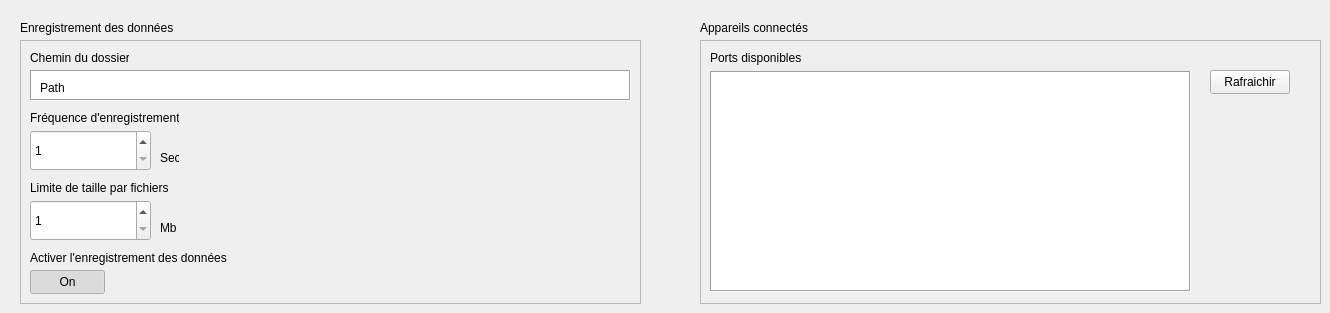
    <widget class="QWidget" name="Paramtres">
     <attribute name="icon">
      <iconset theme="applications-development"/>
     </attribute>
     <attribute name="title">
      <string>Paramètres</string>
     </attribute>
     <widget class="QWidget" name="widget" native="true">
      <property name="geometry">
       <rect>
        <x>20</x>
        <y>20</y>
        <width>621</width>
        <height>284</height>
       </rect>
      </property>
      <widget class="QFrame" name="frame">
       <property name="geometry">
        <rect>
         <x>0</x>
         <y>20</y>
         <width>621</width>
         <height>264</height>
        </rect>
       </property>
       <property name="frameShape">
        <enum>QFrame::Shape::StyledPanel</enum>
       </property>
       <property name="frameShadow">
        <enum>QFrame::Shadow::Raised</enum>
       </property>
       <widget class="QLabel" name="label_43">
        <property name="geometry">
         <rect>
          <x>10</x>
          <y>10</y>
          <width>99</width>
          <height>16</height>
         </rect>
        </property>
        <property name="text">
         <string>Chemin du dossier</string>
        </property>
       </widget>
       <widget class="QWidget" name="numInput_14" native="true">
        <property name="geometry">
         <rect>
          <x>10</x>
          <y>70</y>
          <width>149</width>
          <height>61</height>
         </rect>
        </property>
        <widget class="QLabel" name="label_56">
         <property name="geometry">
          <rect>
           <x>0</x>
           <y>0</y>
           <width>149</width>
           <height>16</height>
          </rect>
         </property>
         <property name="text">
          <string>Fréquence d'enregistrement</string>
         </property>
        </widget>
        <widget class="QSpinBox" name="spinBox_logFrequency">
         <property name="geometry">
          <rect>
           <x>0</x>
           <y>20</y>
           <width>121</width>
           <height>41</height>
          </rect>
         </property>
         <property name="buttonSymbols">
          <enum>QAbstractSpinBox::ButtonSymbols::UpDownArrows</enum>
         </property>
         <property name="minimum">
          <number>1</number>
         </property>
        </widget>
        <widget class="QLabel" name="label_57">
         <property name="geometry">
          <rect>
           <x>130</x>
           <y>40</y>
           <width>19</width>
           <height>16</height>
          </rect>
         </property>
         <property name="text">
          <string>Sec</string>
         </property>
        </widget>
       </widget>
       <widget class="QWidget" name="numInput_13" native="true">
        <property name="geometry">
         <rect>
          <x>10</x>
          <y>140</y>
          <width>148</width>
          <height>61</height>
         </rect>
        </property>
        <widget class="QLabel" name="label_52">
         <property name="geometry">
          <rect>
           <x>0</x>
           <y>0</y>
           <width>139</width>
           <height>16</height>
          </rect>
         </property>
         <property name="text">
          <string>Limite de taille par fichiers</string>
         </property>
        </widget>
        <widget class="QSpinBox" name="spinBox_fileSizeLimit">
         <property name="geometry">
          <rect>
           <x>0</x>
           <y>20</y>
           <width>121</width>
           <height>41</height>
          </rect>
         </property>
         <property name="buttonSymbols">
          <enum>QAbstractSpinBox::ButtonSymbols::UpDownArrows</enum>
         </property>
         <property name="minimum">
          <number>1</number>
         </property>
        </widget>
        <widget class="QLabel" name="label_55">
         <property name="geometry">
          <rect>
           <x>130</x>
           <y>40</y>
           <width>18</width>
           <height>16</height>
          </rect>
         </property>
         <property name="text">
          <string>Mb</string>
         </property>
        </widget>
       </widget>
       <widget class="QLabel" name="label_44">
        <property name="geometry">
         <rect>
          <x>10</x>
          <y>210</y>
          <width>197</width>
          <height>16</height>
         </rect>
        </property>
        <property name="text">
         <string>Activer l'enregistrement des données</string>
        </property>
       </widget>
       <widget class="QPushButton" name="pushButton_LogOnOff">
        <property name="geometry">
         <rect>
          <x>10</x>
          <y>230</y>
          <width>75</width>
          <height>24</height>
         </rect>
        </property>
        <property name="text">
         <string>On</string>
        </property>
        <property name="checkable">
         <bool>true</bool>
        </property>
        <property name="checked">
         <bool>true</bool>
        </property>
       </widget>
       <widget class="QTextBrowser" name="textBrowser_logPath">
        <property name="geometry">
         <rect>
          <x>10</x>
          <y>30</y>
          <width>601</width>
          <height>31</height>
         </rect>
        </property>
        <property name="frameShape">
         <enum>QFrame::Shape::Box</enum>
        </property>
        <property name="frameShadow">
         <enum>QFrame::Shadow::Sunken</enum>
        </property>
        <property name="horizontalScrollBarPolicy">
         <enum>Qt::ScrollBarPolicy::ScrollBarAsNeeded</enum>
        </property>
        <property name="documentTitle">
         <string/>
        </property>
       </widget>
       <widget class="QLabel" name="label_logPath">
        <property name="geometry">
         <rect>
          <x>20</x>
          <y>40</y>
          <width>581</width>
          <height>16</height>
         </rect>
        </property>
        <property name="text">
         <string>Path</string>
        </property>
        <property name="scaledContents">
         <bool>false</bool>
        </property>
       </widget>
      </widget>
      <widget class="QLabel" name="label">
       <property name="geometry">
        <rect>
         <x>0</x>
         <y>0</y>
         <width>161</width>
         <height>16</height>
        </rect>
       </property>
       <property name="text">
        <string>Enregistrement des données</string>
       </property>
      </widget>
     </widget>
     <widget class="QWidget" name="widget_2" native="true">
      <property name="geometry">
       <rect>
        <x>700</x>
        <y>20</y>
        <width>621</width>
        <height>284</height>
       </rect>
      </property>
      <widget class="QFrame" name="frame_5">
       <property name="geometry">
        <rect>
         <x>0</x>
         <y>20</y>
         <width>621</width>
         <height>264</height>
        </rect>
       </property>
       <property name="frameShape">
        <enum>QFrame::Shape::StyledPanel</enum>
       </property>
       <property name="frameShadow">
        <enum>QFrame::Shadow::Raised</enum>
       </property>
       <widget class="QLabel" name="label_51">
        <property name="geometry">
         <rect>
          <x>10</x>
          <y>10</y>
          <width>171</width>
          <height>16</height>
         </rect>
        </property>
        <property name="text">
         <string>Ports disponibles</string>
        </property>
       </widget>
       <widget class="QPushButton" name="pushButton_Refresh">
        <property name="geometry">
         <rect>
          <x>510</x>
          <y>30</y>
          <width>80</width>
          <height>24</height>
         </rect>
        </property>
        <property name="text">
         <string>Rafraichir</string>
        </property>
        <property name="checkable">
         <bool>false</bool>
        </property>
        <property name="checked">
         <bool>false</bool>
        </property>
       </widget>
       <widget class="QListWidget" name="listWidget_PortList">
        <property name="geometry">
         <rect>
          <x>10</x>
          <y>31</y>
          <width>481</width>
          <height>221</height>
         </rect>
        </property>
        <property name="frameShape">
         <enum>QFrame::Shape::Box</enum>
        </property>
       </widget>
      </widget>
      <widget class="QLabel" name="label_22">
       <property name="geometry">
        <rect>
         <x>0</x>
         <y>0</y>
         <width>161</width>
         <height>16</height>
        </rect>
       </property>
       <property name="text">
        <string>Appareils connectés</string>
       </property>
      </widget>
     </widget>
    </widget>
